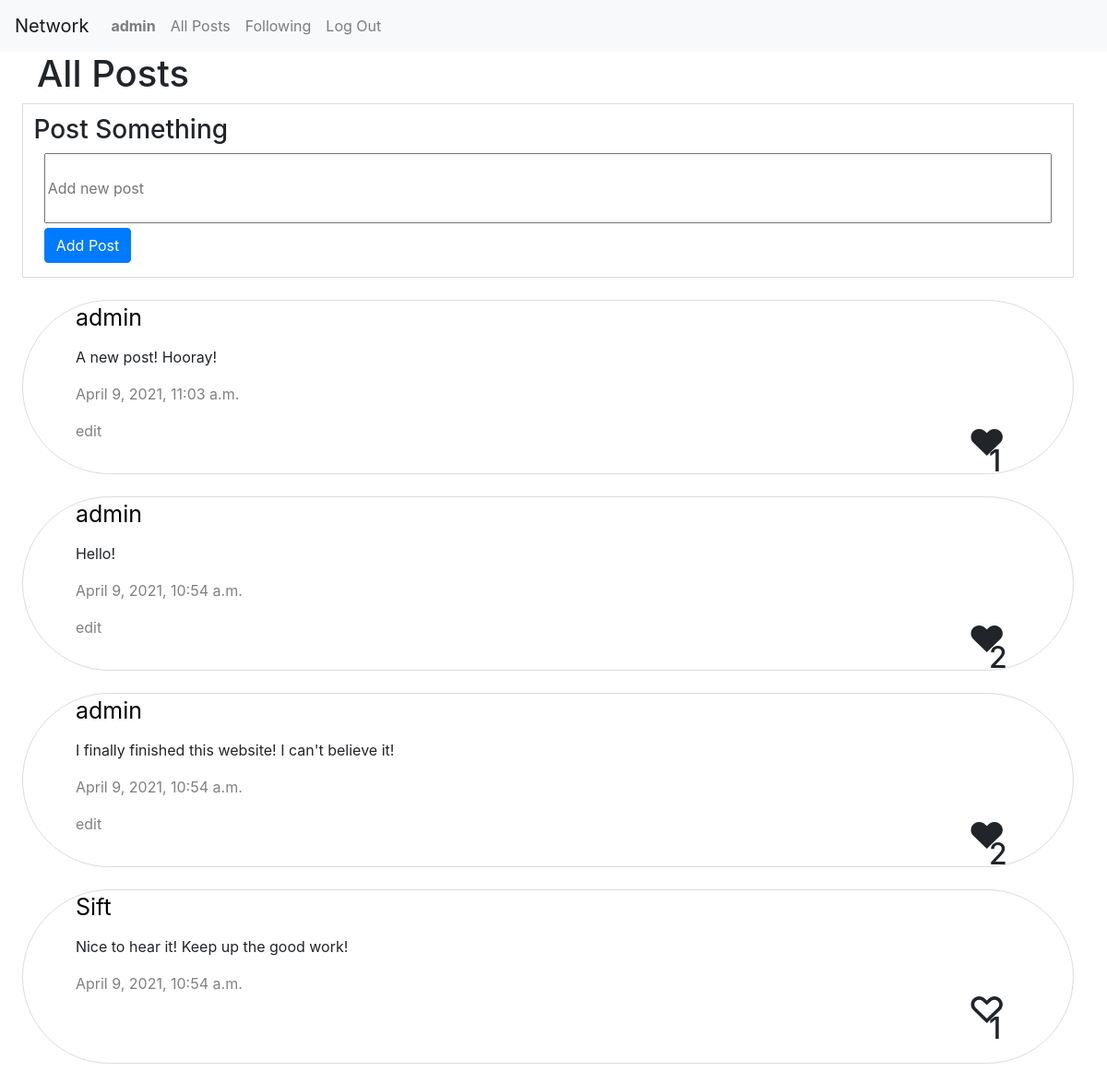
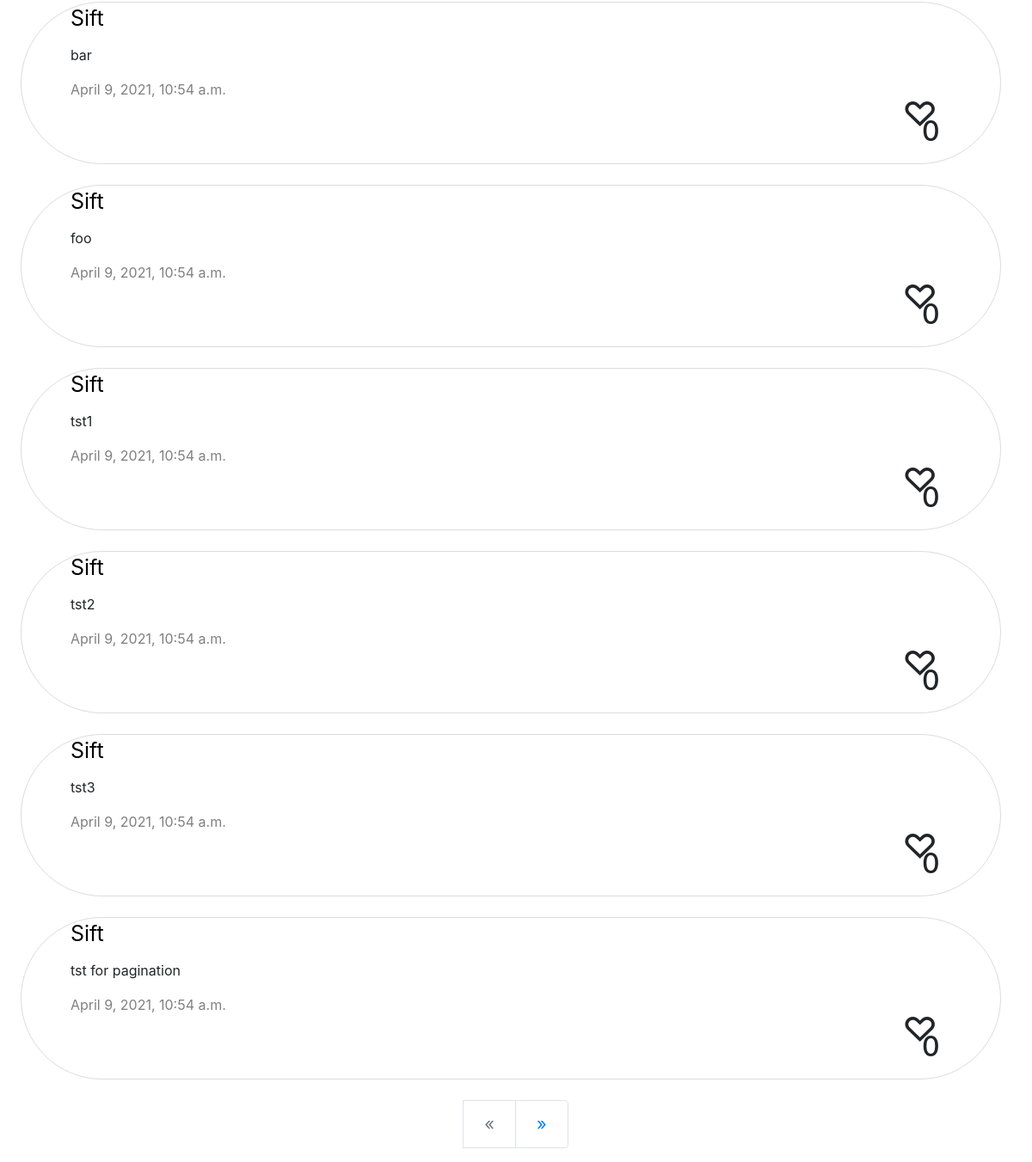
Screenshot of / (signed in) with the database file from the repository (2 pictures, top to bottom).
### network/models.py (models this page shows)
class User(AbstractUser):
    pass

class Posts(models.Model):
    posts = models.CharField(max_length=50)
    user = models.ForeignKey('User',on_delete=models.CASCADE)
    date = models.DateTimeField(default=datetime.now())
    like = models.ManyToManyField('User',blank='True',related_name='Likes')
    class Meta:
        ordering =['-date']

### network/views.py (the view, shortened to what this page needs)
# urls.py: path("", views.index, name="index"),
def index(request):
    p = Posts.objects.all()
    paginator = Paginator(p, 10)
    if request.GET.get("page") != None:
        try:
            p = paginator.page(request.GET.get("page"))
        except:
            p = paginator.page(1)
    else:
        p = paginator.page(1)
    return render(request, "network/index.html",{
        "Posts":p,
    })

### network/templates/network/index.html (shortened to what this page needs)
{% extends "network/layout.html" %}
{% block body %}
    {% if user.is_authenticated %}
    <h1 class='title'>All Posts</h1>
    <form action="{% url 'index' %}" method='POST'>
    <div class="smth">
        <h3 id="one">Post Something</h3>
        <input type="textarea" name="Posting" id="Posting" placeholder="Add new post"
        required="True" maxlength="170">
        <button class="btn btn-primary" type="submit">Add Post</button>
    </div>
    </form>
{% endif %}
{% for i in Posts %}
<div class="comments" id="{{ i.id }}">
    <a href="{% url 'profile' i.user %}" class="username">{{i.user}}</a>
    <p class="comment-cont"id="comment-cont-{{ i.id }}">{{i.posts}}</p>
    <p class="date">{{i.date}}</p>
    {% if request.user == i.user %}
    <a href="#" class='edit'>edit</a>
    {% endif %}
    {% if request.user in i.like.all %}
    <h1 class='like' id='like1-{{i.id}}'>&#9829;</h1>
    {% else %}
    <h1 class='like' id='like-{{i.id}}'>&#9825;</h1>
    {% endif %}
    <h2 class='counter' id='count-{{i.id}}'>{{i.like.count}}</h2>
</div>
{% endfor %}
{% include "network/paginator.html" %}
{% endblock %}

### network/templates/network/layout.html (shortened to what this page needs)
{% load static %}
<!DOCTYPE html>
<html lang="en">
    <head>
        <link rel="stylesheet" href="https://stackpath.bootstrapcdn.com/bootstrap/4.4.1/css/bootstrap.min.css">
        <link href="{% static 'network/styles.css' %}" rel="stylesheet">
    </head>
    <body>
        <nav class="navbar navbar-expand-lg navbar-light bg-light">
            <a class="navbar-brand">Network</a>
            <div>
              <ul class="navbar-nav mr-auto">
                {% if user.is_authenticated %}
                    <li class="nav-item">
                        <a class="nav-link" href="{% url 'profile' user=user.username %}"><strong>{{ user.username }}</strong></a>
                    </li>
                {% endif %}
                <li class="nav-item">
                  <a class="nav-link" href="{% url 'index' %}">All Posts</a>
                </li>
                {% if user.is_authenticated %}
                    <li class="nav-item">
                        <a class="nav-link" href="{% url 'following' %}">Following</a>
                    </li>
                    <li class="nav-item">
                        <a class="nav-link" href="{% url 'logout' %}">Log Out</a>
                    </li>
                {% endif %}
              </ul>
            </div>
          </nav>
        <div class="body">
            {% block body %}
            {% endblock %}
        </div>
    </body>
</html>

### network/static/network/styles.css (style rules this page uses)
.comments { border-radius: 10cm; border-style: solid; border-width: thin; border-color:gainsboro; width: 95%; height: 5cm; margin-left: 2%; margin: 2%; }
.comment-cont { word-wrap: break-word; margin-top: 1%; margin-left: 5%; }
.username { word-wrap: break-word; margin-top: 1%; margin-left: 5%; font-size: 25px; color: black; }
.smth { border-style:solid; border-width: thin; border-color: gainsboro; width: 95%; height: 5cm; margin-left: 2%; }
#Posting { width: 10cm; height: 2cm; width: 96%; margin-left: 2%; }
.btn { margin-left: 2%; margin-top:0.5% }
#one { margin-top: 1%; margin-left: 1%; }
.date { word-wrap: break-word; margin-top: 1%; margin-left: 5%; color: gray; }
.edit { word-wrap: break-word; margin-top: 1%; margin-left: 5%; color: gray; }
.like { margin-top:-2%; margin-left:90%; }
.counter { margin-top:-2.7%; margin-left:92%; }
.title { margin-left: 2.5rem; }

### rows the page displays
User: username "admin"
Posts: user "admin", posts "A new post! Hooray!", date "April 9, 2021, 11:03 a.m.", shows "edit", like.count "1"
Posts: user "admin", posts "Hello!", date "April 9, 2021, 10:54 a.m.", shows "edit", like.count "2"
Posts: user "admin", posts "I finally finished this website! I can't believe it!", date "April 9, 2021, 10:54 a.m.", shows "edit", like.count "2"
Posts: user "Sift", posts "Nice to hear it! Keep up the good work!", date "April 9, 2021, 10:54 a.m.", like.count "1"
Posts: user "Sift", posts "bar", date "April 9, 2021, 10:54 a.m.", like.count "0"
Posts: user "Sift", posts "foo", date "April 9, 2021, 10:54 a.m.", like.count "0"
Posts: user "Sift", posts "tst1", date "April 9, 2021, 10:54 a.m.", like.count "0"
Posts: user "Sift", posts "tst2", date "April 9, 2021, 10:54 a.m.", like.count "0"
Posts: user "Sift", posts "tst3", date "April 9, 2021, 10:54 a.m.", like.count "0"
Posts: user "Sift", posts "tst for pagination", date "April 9, 2021, 10:54 a.m.", like.count "0"
